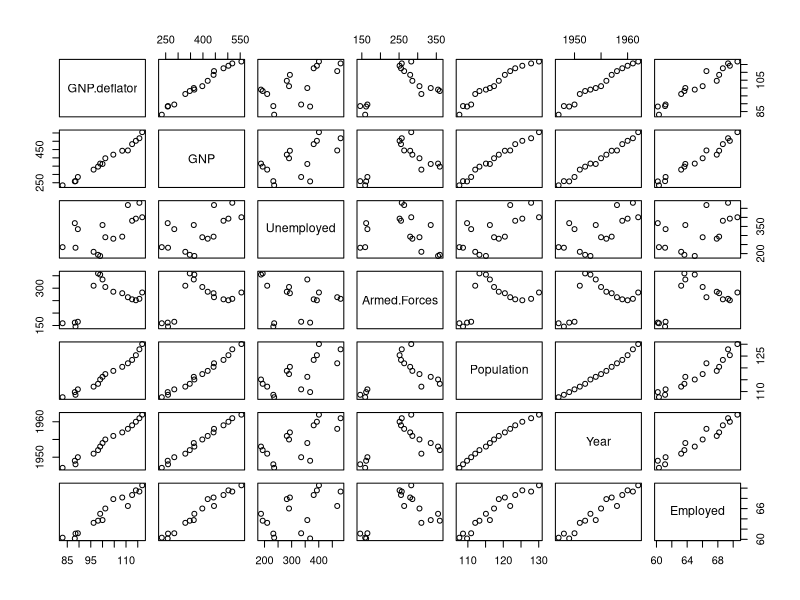

The R source for this figure:
## ---- chunk 1
knitr::opts_chunk$set(echo = TRUE, fig.path = "../images/")

## ---- chunk 2
plot(longley)
